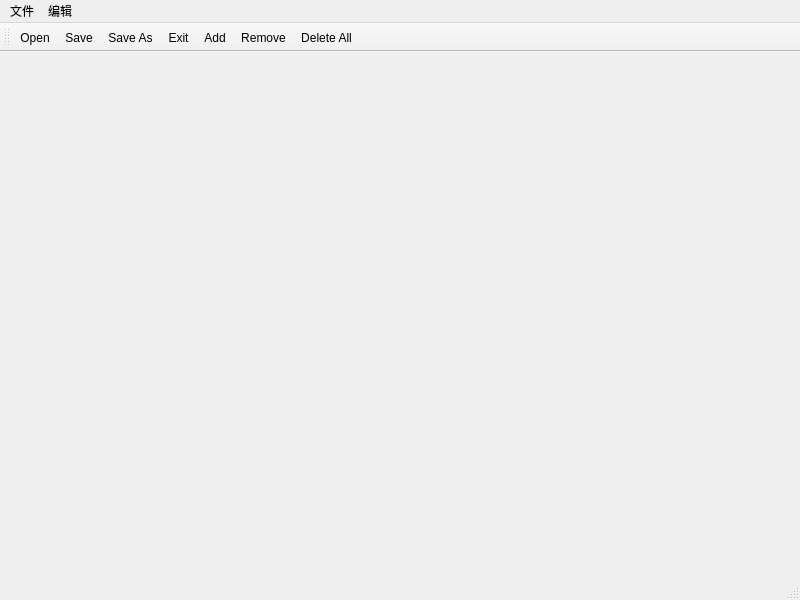
<?xml version="1.0" encoding="UTF-8"?>
<ui version="4.0">
 <class>MainWindow</class>
 <widget class="QMainWindow" name="MainWindow">
  <property name="geometry">
   <rect>
    <x>0</x>
    <y>0</y>
    <width>800</width>
    <height>600</height>
   </rect>
  </property>
  <property name="windowTitle">
   <string>MainWindow</string>
  </property>
  <widget class="QWidget" name="centralwidget"/>
  <widget class="QMenuBar" name="menubar">
   <property name="geometry">
    <rect>
     <x>0</x>
     <y>0</y>
     <width>800</width>
     <height>22</height>
    </rect>
   </property>
   <widget class="QMenu" name="menu">
    <property name="title">
     <string>文件</string>
    </property>
    <widget class="QMenu" name="menuMore">
     <property name="title">
      <string>More</string>
     </property>
     <addaction name="actionAdd"/>
     <addaction name="actionRemove"/>
    </widget>
    <addaction name="actionOpen"/>
    <addaction name="actionSave"/>
    <addaction name="actionSave_As"/>
    <addaction name="separator"/>
    <addaction name="actionExit"/>
    <addaction name="menuMore"/>
   </widget>
   <widget class="QMenu" name="menu_2">
    <property name="title">
     <string>编辑</string>
    </property>
    <addaction name="actionDelete_All"/>
   </widget>
   <addaction name="menu"/>
   <addaction name="menu_2"/>
  </widget>
  <widget class="QStatusBar" name="statusbar"/>
  <widget class="QToolBar" name="toolBar">
   <property name="windowTitle">
    <string>toolBar</string>
   </property>
   <attribute name="toolBarArea">
    <enum>TopToolBarArea</enum>
   </attribute>
   <attribute name="toolBarBreak">
    <bool>false</bool>
   </attribute>
   <addaction name="actionOpen"/>
   <addaction name="actionSave"/>
   <addaction name="actionSave_As"/>
   <addaction name="actionExit"/>
   <addaction name="actionAdd"/>
   <addaction name="actionRemove"/>
   <addaction name="actionDelete_All"/>
  </widget>
  <action name="actionOpen">
   <property name="text">
    <string>Open</string>
   </property>
   <property name="shortcut">
    <string>Ctrl+O</string>
   </property>
  </action>
  <action name="actionSave">
   <property name="text">
    <string>Save</string>
   </property>
  </action>
  <action name="actionSave_As">
   <property name="text">
    <string>Save As</string>
   </property>
  </action>
  <action name="actionExit">
   <property name="text">
    <string>Exit</string>
   </property>
   <property name="shortcut">
    <string>Ctrl+E</string>
   </property>
  </action>
  <action name="actionDelete_All">
   <property name="text">
    <string>Delete All</string>
   </property>
  </action>
  <action name="actionAdd">
   <property name="text">
    <string>Add</string>
   </property>
  </action>
  <action name="actionRemove">
   <property name="text">
    <string>Remove</string>
   </property>
  </action>
 </widget>
 <resources/>
 <connections/>
</ui>
